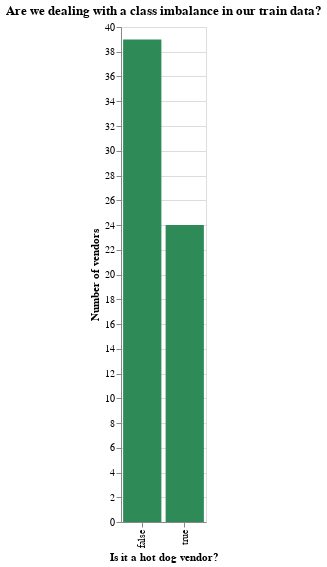

This figure's notebook cell:
### Markdown cell above
As we can see, `Hot Dogs` are the most popular class in our data set, where can observe that the rest of our categories are pulverised into several other classifications with one or 2 observations. Thus, making our classifier identify the most popular one, might be a way to improve model performance.

Nonetheless, being the most popular class, does not mean that there could not be class imbalance. We will observe if this is true in the next plot:

### Code cell
plot2 = (alt.Chart(
    train_data,
    title="Are we dealing with a class imbalance in our train data?"
).mark_bar(color="seagreen").encode(
    x=alt.X("is_hotdog", title="Is it a hot dog vendor?"),
    y=alt.Y("count()", title="Number of vendors")
).properties(
        width=85,
        height=495
    )
        )

plot2

### Figure 1 — Vega-Lite specification as saved in the notebook (floating-point values rounded to 4 significant figures)
{"config": {"view": {"continuousWidth": 300, "continuousHeight": 300}}, "data": {"name": "data-5f9af2714ee2f8ce9df2ccb1ca152b7a"}, "mark": {"type": "bar", "color": "seagreen"}, "encoding": {"x": {"field": "is_hotdog", "title": "Is it a hot dog vendor?", "type": "nominal"}, "y": {"aggregate": "count", "title": "Number of vendors", "type": "quantitative"}}, "height": 495, "title": "Are we dealing with a class imbalance in our train data?", "width": 85, "$schema": "https://vega.github.io/schema/vega-lite/v6.1.0.json", "datasets": {"data-5f9af2714ee2f8ce9df2ccb1ca152b7a": [{"BUSINESS_NAME": "Aussie Pie Guy", "DESCRIPTION": "Australian Pies", "is_hotdog": false}, {"BUSINESS_NAME": "", "DESCRIPTION": "Hot Dogs", "is_hotdog": true}, {"BUSINESS_NAME": "", "DESCRIPTION": "Hot Dogs", "is_hotdog": true}, {"BUSINESS_NAME": "The Juice Truck", "DESCRIPTION": "Juice and Smoothies", "is_hotdog": false}, {"BUSINESS_NAME": "The Praguery", "DESCRIPTION": "Central European Desserts", "is_hotdog": false}, {"BUSINESS_NAME": "The Juice Truck", "DESCRIPTION": "Juice and Smoothies", "is_hotdog": false}, {"BUSINESS_NAME": "Mr. Shawarma", "DESCRIPTION": "Shawarma", "is_hotdog": false}, {"BUSINESS_NAME": "Holy Smokes", "DESCRIPTION": "Hot Dogs", "is_hotdog": true}, {"BUSINESS_NAME": "Crab Park Chowdery", "DESCRIPTION": "Chowders and Soups", "is_hotdog": false}, {"BUSINESS_NAME": "Bandidas", "DESCRIPTION": "Vegan Cuisine", "is_hotdog": false}, {"BUSINESS_NAME": "Commissary Connect", "DESCRIPTION": "Variety Menu", "is_hotdog": false}, {"BUSINESS_NAME": "Disco Cheetah", "DESCRIPTION": "Korean", "is_hotdog": false}, {"BUSINESS_NAME": "Actual Oden", "DESCRIPTION": "Japanese Cuisine", "is_hotdog": false}, {"BUSINESS_NAME": "Master Chef's Kebab House", "DESCRIPTION": "Kebabs", "is_hotdog": false}, {"BUSINESS_NAME": "", "DESCRIPTION": "Hot Dogs", "is_hotdog": true}, {"BUSINESS_NAME": "", "DESCRIPTION": "Hot Dogs", "is_hotdog": true}, {"BUSINESS_NAME": "", "DESCRIPTION": "Hot Dogs", "is_hotdog": true}, {"BUSINESS_NAME": "Van Dog", "DESCRIPTION": "Western", "is_hotdog": false}, {"BUSINESS_NAME": "", "DESCRIPTION": "Hot Dogs", "is_hotdog": true}, {"BUSINESS_NAME": "Van Dog", "DESCRIPTION": "Hot Dogs", "is_hotdog": true}, {"BUSINESS_NAME": "Suassy Thai", "DESCRIPTION": "Thai Cuisine", "is_hotdog": false}, {"BUSINESS_NAME": "", "DESCRIPTION": "Hot Dogs", "is_hotdog": true}, {"BUSINESS_NAME": "Roaming Dragon", "DESCRIPTION": "Asian Fusion", "is_hotdog": false}, {"BUSINESS_NAME": "", "DESCRIPTION": "Hot Dogs", "is_hotdog": true}, {"BUSINESS_NAME": "Van Dog", "DESCRIPTION": "Hot Dogs", "is_hotdog": true}, {"BUSINESS_NAME": "Mr. Shawarma", "DESCRIPTION": "Middle Eastern Cuisine", "is_hotdog": false}, {"BUSINESS_NAME": "Mr. Tube Steak", "DESCRIPTION": "Hot Dogs", "is_hotdog": true}, {"BUSINESS_NAME": "La Bomba Taqueria", "DESCRIPTION": "Tacos and Fresh Salsas", "is_hotdog": false}, {"BUSINESS_NAME": "", "DESCRIPTION": "Hot Dogs", "is_hotdog": true}, {"BUSINESS_NAME": "Chou Chou Crepes", "DESCRIPTION": "French Crepes", "is_hotdog": false}, {"BUSINESS_NAME": "Mr. Sandwich", "DESCRIPTION": "Sandwiches", "is_hotdog": false}, {"BUSINESS_NAME": "BBKB Kaboom Box", "DESCRIPTION": "Seafood and Western", "is_hotdog": false}, {"BUSINESS_NAME": "Tandoori Tikka Dog", "DESCRIPTION": "Hot Dogs", "is_hotdog": true}, {"BUSINESS_NAME": "V Dub Dogs", "DESCRIPTION": "Hot Dogs", "is_hotdog": true}, {"BUSINESS_NAME": "Marimba", "DESCRIPTION": "Middle Eastern Cuisine", "is_hotdog": false}, {"BUSINESS_NAME": "Dog Meister", "DESCRIPTION": "Hot Dogs", "is_hotdog": true}, {"BUSINESS_NAME": "Japadog", "DESCRIPTION": "Hot Dogs", "is_hotdog": true}, {"BUSINESS_NAME": "Dim Sum Express", "DESCRIPTION": "Dim Sum", "is_hotdog": false}, {"BUSINESS_NAME": "Meet to Eat", "DESCRIPTION": "Kosher Israeli", "is_hotdog": false}, {"BUSINESS_NAME": "San Juan Family Farm", "DESCRIPTION": "Fruit Shakes, Smoothies and Juices", "is_hotdog": false}, {"BUSINESS_NAME": "Yokabai", "DESCRIPTION": "Burgers and Fries", "is_hotdog": false}, {"BUSINESS_NAME": "Eat Chicken Wraps", "DESCRIPTION": "Wraps and Sandwiches", "is_hotdog": false}, {"BUSINESS_NAME": "Ali's Hot Dogs", "DESCRIPTION": "Hot Dogs", "is_hotdog": true}, {"BUSINESS_NAME": "Eat Chicken Wraps", "DESCRIPTION": "Wraps and Sandwiches", "is_hotdog": false}, {"BUSINESS_NAME": "", "DESCRIPTION": "Hot Dogs", "is_hotdog": true}, {"BUSINESS_NAME": "", "DESCRIPTION": "Hot Dogs", "is_hotdog": true}, {"BUSINESS_NAME": "Fat Duck Mobile Eatery", "DESCRIPTION": "International Comfort Foods", "is_hotdog": false}, {"BUSINESS_NAME": "", "DESCRIPTION": "Hot Dogs", "is_hotdog": true}, {"BUSINESS_NAME": "Roaming Dragon", "DESCRIPTION": "Asian Fusion", "is_hotdog": false}, {"BUSINESS_NAME": "Mo's Hot Dog Plus", "DESCRIPTION": "Western", "is_hotdog": false}, {"BUSINESS_NAME": "Sea Dogs", "DESCRIPTION": "Hot Dogs", "is_hotdog": true}, {"BUSINESS_NAME": "Soho Road Naan Kebab", "DESCRIPTION": "Indian Cuisine", "is_hotdog": false}, {"BUSINESS_NAME": "Feastro - The Rolling Bistro", "DESCRIPTION": "Local Meats and Seafood", "is_hotdog": false}, {"BUSINESS_NAME": "Meet to Eat", "DESCRIPTION": "Kosher Israeli", "is_hotdog": false}, {"BUSINESS_NAME": "Chickpea", "DESCRIPTION": "Vegetarian", "is_hotdog": false}, {"BUSINESS_NAME": "Mac BBQ", "DESCRIPTION": "Hot Dogs", "is_hotdog": true}, {"BUSINESS_NAME": "The Reef", "DESCRIPTION": "Caribbean", "is_hotdog": false}, {"BUSINESS_NAME": "Didi's Greek", "DESCRIPTION": "Greek Cuisine", "is_hotdog": false}, {"BUSINESS_NAME": "Cazba Express", "DESCRIPTION": "Kebabs", "is_hotdog": false}, {"BUSINESS_NAME": "Tacofino White Lightening", "DESCRIPTION": "Tacos and Burritos", "is_hotdog": false}, {"BUSINESS_NAME": "", "DESCRIPTION": "Hot Dogs", "is_hotdog": true}, {"BUSINESS_NAME": "The Loving Hut", "DESCRIPTION": "Vegetarian and Vegan", "is_hotdog": false}, {"BUSINESS_NAME": "Mr. Camaron", "DESCRIPTION": "Drinks and Smoothies", "is_hotdog": false}]}}
